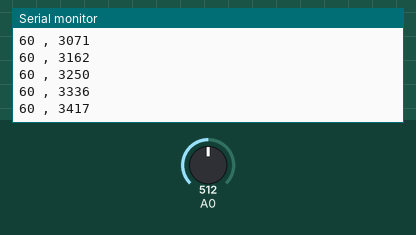
This sketch was run on a simulated Arduino Uno, built with avr-gcc and run on an emulated ATmega328P. Parts: the last lines printed to the serial monitor. The test bench sets the inputs (shaded band); at power-on: A0 = 512.

Above: at 13.7 s.
13.8 s: A0 set to 10
At 13.85 s:
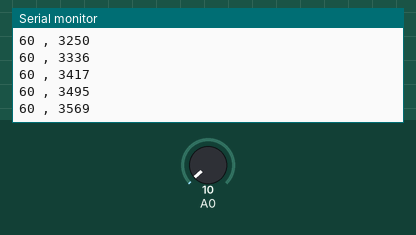
20.6 s: A0 set to 7
At 20.68 s:
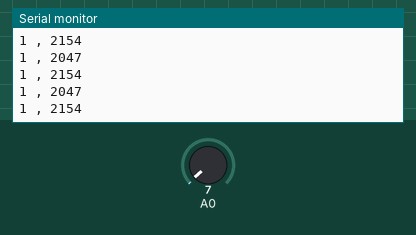
Timing chart, 0 to 23.6 s (numbered marks = the images above; inputs shaded):
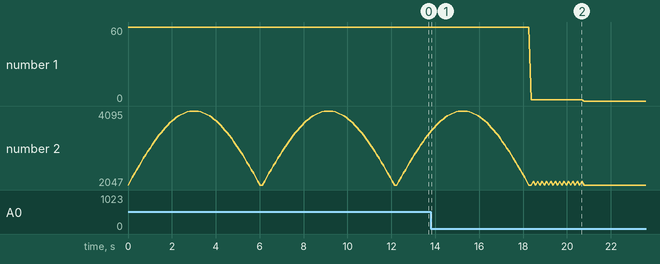

Measured:
- plotted number 1: 60 → 1 after the input at 13.8 s, 1 → 0 after the input at 20.6 s

The sketch:

prueba.ino
```cpp
#define MAX_SAMPLES 120
int i=0;

static int sineTable[MAX_SAMPLES] =
{
  0x7ff, 0x86a, 0x8d5, 0x93f, 0x9a9, 0xa11, 0xa78, 0xadd, 0xb40, 0xba1,
  0xbff, 0xc5a, 0xcb2, 0xd08, 0xd59, 0xda7, 0xdf1, 0xe36, 0xe77, 0xeb4,
  0xeec, 0xf1f, 0xf4d, 0xf77, 0xf9a, 0xfb9, 0xfd2, 0xfe5, 0xff3, 0xffc,
  0xfff, 0xffc, 0xff3, 0xfe5, 0xfd2, 0xfb9, 0xf9a, 0xf77, 0xf4d, 0xf1f,
  0xeec, 0xeb4, 0xe77, 0xe36, 0xdf1, 0xda7, 0xd59, 0xd08, 0xcb2, 0xc5a,
  0xbff, 0xba1, 0xb40, 0xadd, 0xa78, 0xa11, 0x9a9, 0x93f, 0x8d5, 0x86a,
  0x7ff, 0x794, 0x729, 0x6bf, 0x655, 0x5ed, 0x586, 0x521, 0x4be, 0x45d,
  0x3ff, 0x3a4, 0x34c, 0x2f6, 0x2a5, 0x257, 0x20d, 0x1c8, 0x187, 0x14a,
  0x112, 0xdf, 0xb1, 0x87, 0x64, 0x45, 0x2c, 0x19, 0xb, 0x2,
  0x0, 0x2, 0xb, 0x19, 0x2c, 0x45, 0x64, 0x87, 0xb1, 0xdf,
  0x112, 0x14a, 0x187, 0x1c8, 0x20d, 0x257, 0x2a5, 0x2f6, 0x34c, 0x3a4,
  0x3ff, 0x45d, 0x4be, 0x521, 0x586, 0x5ed, 0x655, 0x6bf, 0x729, 0x794
};


void setup() {
  // put your setup code here, to run once:
  Serial.begin(9600);
}

void loop() {
  // put your main code here, to run repeatedly:
  //i = (i+1) % MAX_SAMPLES;
  i = map(analogRead(A0), 0, 1024, 0, MAX_SAMPLES);

  for (int j = 0; j <= i; j = j + 1) {
  //analogWrite(DAC0, sineTable[j]);
  Serial.print(i);
  Serial.print(" , ");
  Serial.println(sineTable[j]);
  delay(100);
  }
  //Serial.println(sineTable[i]);
}
```
